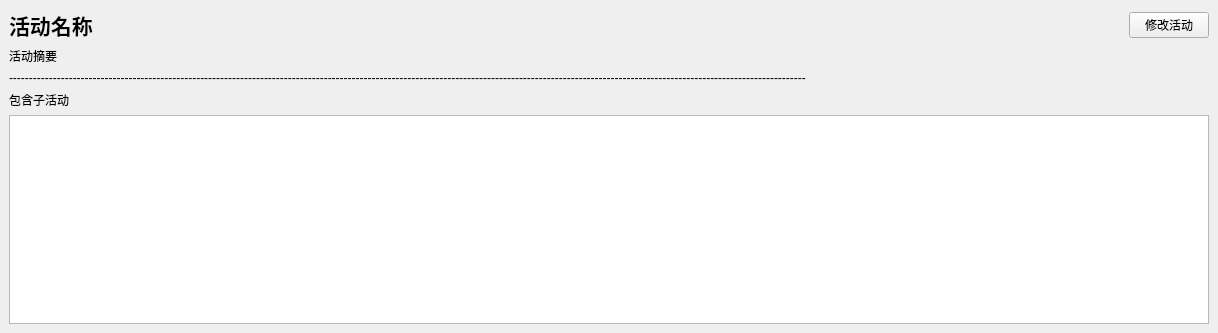
<?xml version="1.0" encoding="UTF-8"?>
<ui version="4.0">
 <class>MyCreateActivity</class>
 <widget class="QWidget" name="MyCreateActivity">
  <property name="geometry">
   <rect>
    <x>0</x>
    <y>0</y>
    <width>1218</width>
    <height>333</height>
   </rect>
  </property>
  <property name="windowTitle">
   <string>Form</string>
  </property>
  <layout class="QGridLayout" name="gridLayout">
   <property name="leftMargin">
    <number>0</number>
   </property>
   <property name="topMargin">
    <number>0</number>
   </property>
   <property name="rightMargin">
    <number>0</number>
   </property>
   <property name="bottomMargin">
    <number>0</number>
   </property>
   <property name="spacing">
    <number>0</number>
   </property>
   <item row="0" column="0">
    <widget class="QWidget" name="widget" native="true">
     <layout class="QGridLayout" name="gridLayout_2">
      <item row="0" column="0">
       <widget class="QLabel" name="label_name">
        <property name="font">
         <font>
          <family>Agency FB</family>
          <pointsize>16</pointsize>
          <weight>75</weight>
          <bold>true</bold>
         </font>
        </property>
        <property name="text">
         <string>活动名称</string>
        </property>
       </widget>
      </item>
      <item row="0" column="1">
       <spacer name="horizontalSpacer">
        <property name="orientation">
         <enum>Qt::Horizontal</enum>
        </property>
        <property name="sizeHint" stdset="0">
         <size>
          <width>282</width>
          <height>20</height>
         </size>
        </property>
       </spacer>
      </item>
      <item row="0" column="2">
       <widget class="QPushButton" name="pushButton_update">
        <property name="cursor">
         <cursorShape>PointingHandCursor</cursorShape>
        </property>
        <property name="styleSheet">
         <string notr="true"/>
        </property>
        <property name="text">
         <string>修改活动</string>
        </property>
       </widget>
      </item>
      <item row="1" column="0" colspan="3">
       <widget class="QLabel" name="label_abstract">
        <property name="text">
         <string>活动摘要</string>
        </property>
       </widget>
      </item>
      <item row="3" column="0" colspan="3">
       <widget class="QLabel" name="label_4">
        <property name="text">
         <string>包含子活动</string>
        </property>
       </widget>
      </item>
      <item row="4" column="0" colspan="3">
       <widget class="MyListWidget_child" name="listWidget_child">
        <property name="spacing">
         <number>10</number>
        </property>
       </widget>
      </item>
      <item row="2" column="0" colspan="3">
       <widget class="QLabel" name="label_3">
        <property name="text">
         <string>--------------------------------------------------------------------------------------------------------------------------------------------------------------------------------------------------------</string>
        </property>
       </widget>
      </item>
     </layout>
    </widget>
   </item>
  </layout>
 </widget>
 <customwidgets>
  <customwidget>
   <class>MyListWidget_child</class>
   <extends>QListWidget</extends>
   <header location="global">mylistwidget_child.h</header>
  </customwidget>
 </customwidgets>
 <resources/>
 <connections/>
</ui>
